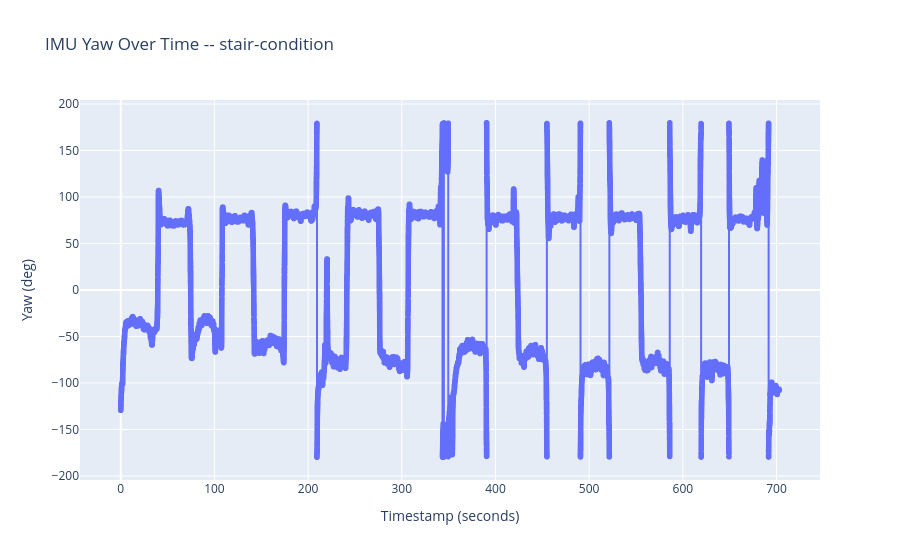

Notebook source saved alongside this figure:
### Code cell
# Plot yaw from imu_df_sorted with timestamp [ns] on the x-axis
imu_plot_df = imu_df_sorted.copy()

start_ns = imu_plot_df['timestamp [ns]'].iloc[0]
imu_plot_df['time_sec'] = (imu_plot_df['timestamp [ns]'] - start_ns) / 1e9

fig = px.scatter(
    imu_plot_df,
    x='time_sec',
    y='yaw [deg]',
    title=f"IMU Yaw Over Time -- {COND_ID}",
    labels={'timestamp [ns]': 'Timestamp (seconds)', 'yaw [deg]': 'Yaw (deg)'},
    render_mode='webgl'
)
fig.update_traces(mode='lines+markers')
fig.update_layout(xaxis_title='Timestamp (seconds)', yaxis_title='Yaw (deg)')
fig.show()

### Figure 1 — Plotly figure (JSON) as saved in the notebook; plotly's stock layout.template omitted (floating-point values rounded to 4 significant figures; data arrays with more than 128 entries replaced by an {"elided": "..."} marker saying what was removed)
{"data": [{"hovertemplate": "time_sec=%{x}<br>Yaw (deg)=%{y}<extra></extra>", "legendgroup": "", "marker": {"color": "#636efa", "symbol": "circle"}, "mode": "lines+markers", "name": "", "showlegend": false, "type": "scattergl", "x": {"elided": "72498 float values"}, "xaxis": "x", "y": {"elided": "72498 float values"}, "yaxis": "y"}], "layout": {"legend": {"tracegroupgap": 0}, "title": {"text": "IMU Yaw Over Time -- stair-condition"}, "xaxis": {"anchor": "y", "domain": [0, 1], "title": {"text": "Timestamp (seconds)"}}, "yaxis": {"anchor": "x", "domain": [0, 1], "title": {"text": "Yaw (deg)"}}}}
